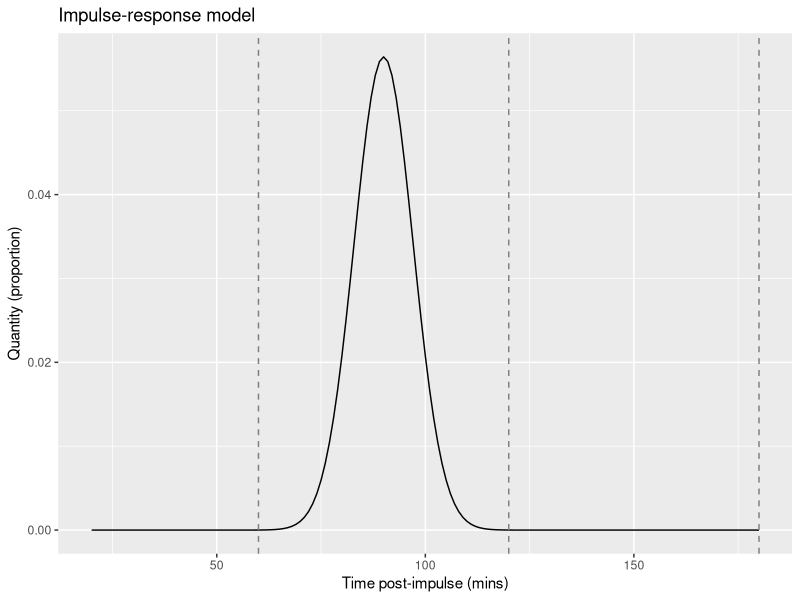
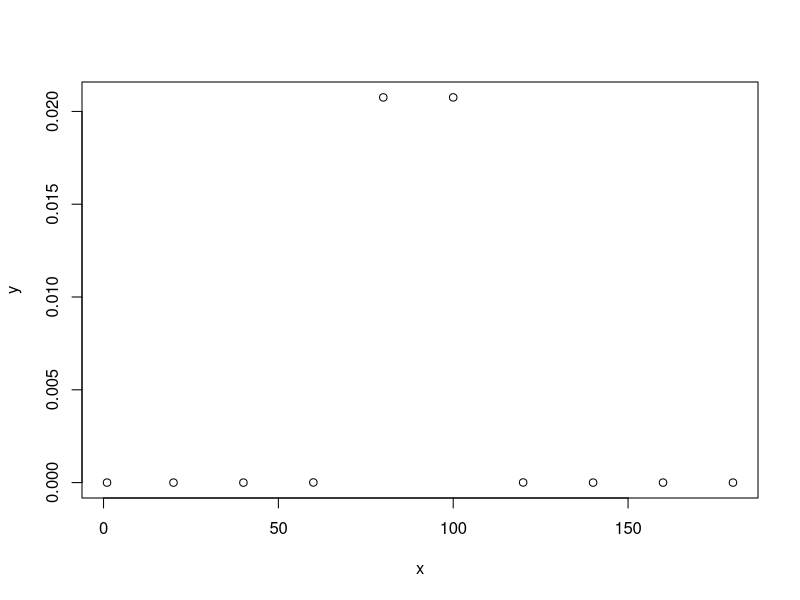

These figures' R source, in order:
# aim: to trial a experiment for estimating,
# 1) the residence time for specific sampling points (alpha) (minutes)
# 2) the percentage recovery (rho)

# ** Brief description of model **
# - Assuming a impulse-response model...
# - an amount (impulse) is deposited in the sewer network, upstream
# - this is then detected downstream, as a response
# - the response is assumed to take the form of a Gaussian distribution,
# - with mean "alpha" and variance "alpha_v"

# assumptions in the model...
# we know the residence time (alpha), assume minutes
# the recovery is 1.00
# the distribution of alpha is normal

setwd("~/Documents/GitHub/ww-spiking-expment-1")

library(ggplot2)

# Assumptions of the impulse
impulse <- 1E+100
alpha <- 90
alpha_v <- 50
t_max <- 180

# assumptions for the sampling
samp <- 10 # maximum number of samples
samp_dur <- 1 # duration of the sampling

# simple plot of normal dist
# ty - the distribution of impulse once deposited, asssuming a average post-impulse time of alpha

t <- seq(20,t_max,1)
ty <- dnorm(t,alpha,sd=sqrt(alpha_v))

dat <- data.frame(t,ty)

p1 <- ggplot(dat,aes(x=t,y=ty)) + geom_line() + 
  geom_vline(xintercept = c(60,120,180),lty=2,col="grey50") +
  labs(title="Impulse-response model",x ="Time post-impulse (mins)", y = "Quantity (proportion)")
p1

# so let's optimistically hope that all the tracer will be shed within about 1 hour
# - this corresponds to about alpha_v = 50


# 1 - simulate our output response
# - simulate our data collection (x)
x <- floor(seq(1,t_max,length.out=samp))

# here we want to have a value of the impulse that will be present in
# the sample...
# this is going to be complicated because,
# - time is continuous! (or split into segments)
# - diluation is going to happen in the water and we
#   need to account for this!
y <- dnorm(x,alpha,sd=sqrt(alpha_v))

plot(x,y)

# estimate the values of alpha from this data
# using MoM...
# using the equation in the paper..

# I'm not sure if the dnorm should be used above, or something else?
#e_hat <- y / *integral of y*
# https://stat.ethz.ch/R-manual/R-devel/library/stats/html/ecdf.html  
  x <- rnorm(12)
Fn <- ecdf(x)
